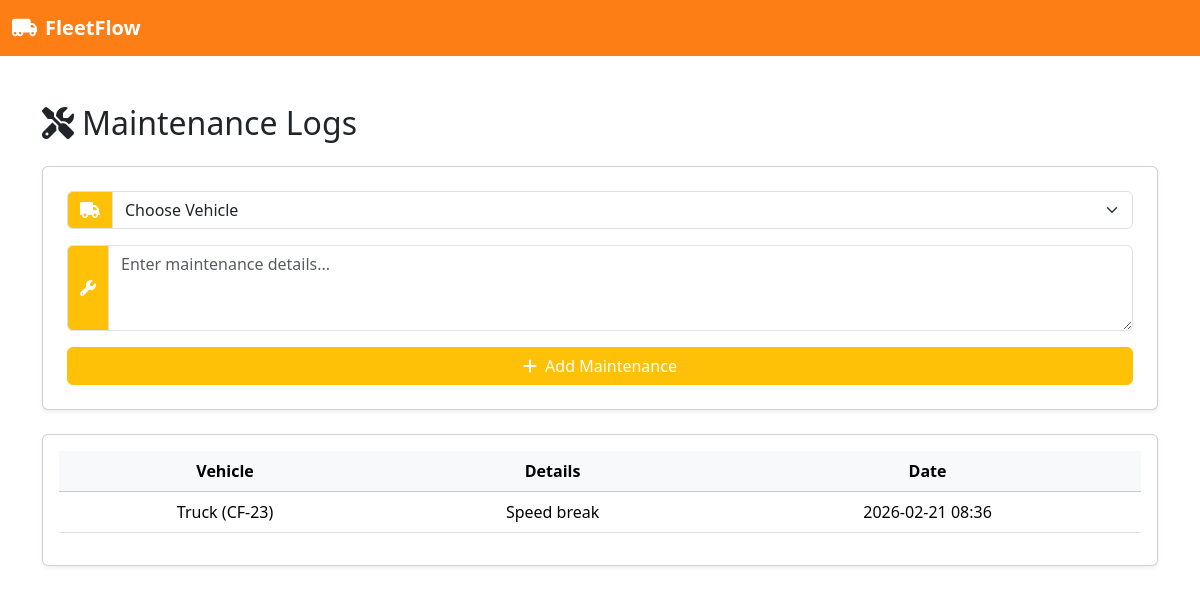
The app's page /maintenance with its own data.
### main/models.py (models this page shows, shortened)
class Maintenance(db.Model):
    id = db.Column(db.Integer, primary_key=True)
    vehicle_id = db.Column(db.Integer, db.ForeignKey('vehicle.id'), nullable=False)
    details = db.Column(db.Text, nullable=False)
    created_at = db.Column(db.DateTime, default=datetime.utcnow)

class Vehicle(db.Model):
    id = db.Column(db.Integer, primary_key=True)
    name = db.Column(db.String(100), nullable=False)
    license_plate = db.Column(db.String(20), unique=True, nullable=False)
    max_load = db.Column(db.Integer, nullable=False)
    odometer = db.Column(db.Integer, nullable=False)
    status = db.Column(db.String(20), nullable=False, default="Available")
    created_at = db.Column(db.DateTime, default=datetime.utcnow)
    updated_at = db.Column(db.DateTime, default=datetime.utcnow, onupdate=datetime.utcnow)
    maintenances = db.relationship("Maintenance", backref="vehicle", lazy=True)
    expenses = db.relationship('Expense', backref='vehicle', lazy=True)
    trips = db.relationship("Trip", backref="vehicle", lazy=True)

### main/route.py (the view)
def maintenance_page():
    vehicles = Vehicle.query.filter(Vehicle.status != "In Shop").all()
    maintenances = Maintenance.query.order_by(Maintenance.created_at.desc()).all()
    return render_template(
        "maintainence.html",
        vehicles=vehicles,
        maintenances=maintenances
    )

### main/templates/maintainence.html (shortened to what this page needs)
<!DOCTYPE html>
<html lang="en">
<head>
  <link href="https://cdn.jsdelivr.net/npm/bootstrap@5.3.2/dist/css/bootstrap.min.css" rel="stylesheet" />
  <link rel="stylesheet" href="https://cdnjs.cloudflare.com/ajax/libs/font-awesome/6.5.0/css/all.min.css">
</head>
<body>
  <nav class="navbar navbar-expand-lg navbar-dark" style="background-color:#fd7e14;">
    <div class="container-fluid">
      <a class="navbar-brand fw-bold" href="dashboard.html">
        <i class="fa fa-truck-moving me-2"></i>FleetFlow
      </a>
    </div>
  </nav>
  <div class="container my-5">
    <h2 class="mb-4 text-orange"><i class="fa fa-tools me-2"></i>Maintenance Logs</h2>
<div class="card shadow-sm p-4 mb-4">
  <form method="POST" action="{{ url_for('add_maintenance') }}">
   <form method="POST" action="{{ url_for('add_maintenance') }}">
    <div class="mb-3 input-group">
        <span class="input-group-text bg-warning text-white">
            <i class="fa fa-truck"></i>
        </span>
        <select name="vehicle" id="vehicleSelect" class="form-select" required>
            <option value="">Choose Vehicle</option>
        </select>
    </div>
</form>
    <div class="mb-3 input-group">
      <span class="input-group-text bg-warning text-white"><i class="fa fa-wrench"></i></span>
      <textarea name="details" class="form-control" rows="3" placeholder="Enter maintenance details..." required></textarea>
    </div>
    <button type="submit" class="btn btn-warning w-100 text-white">
      <i class="fa fa-plus me-2"></i>Add Maintenance
    </button>
  </form>
</div>
    <div class="card shadow-sm">
      <div class="card-body">
        <div class="table-responsive">
          <table class="table table-hover align-middle text-center">
            <thead class="table-light">
              <tr>
                <th>Vehicle</th>
                <th>Details</th>
                <th>Date</th>
              </tr>
            </thead>
            <tbody>
              {% for log in maintenances %}
                <tr>
                  <td>{{ log.vehicle.name }} ({{ log.vehicle.license_plate }})</td>
                  <td>{{ log.details }}</td>
                  <td>{{ log.created_at.strftime('%Y-%m-%d %H:%M') }}</td>
                </tr>
              {% endfor %}
            </tbody>
          </table>
        </div>
      </div>
    </div>
  </div>
</body>
</html>

### records on screen
Maintenance: vehicle.name "Truck", vehicle.license_plate "CF-23", details "Speed break", created_at "2026-02-21 08:36"
